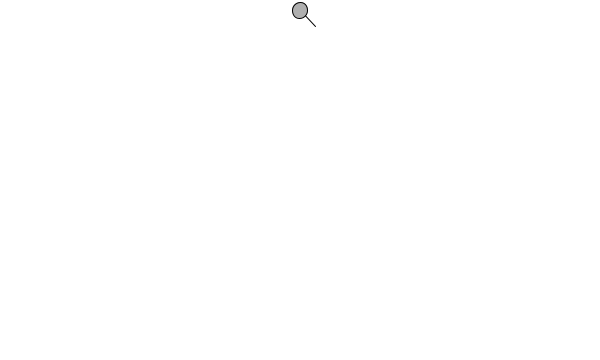
Frame 1 (no input)
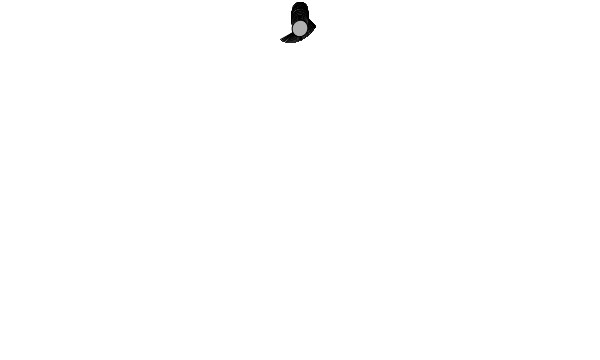
Frame 60 (the mouse pressed at the canvas centre just before this capture)
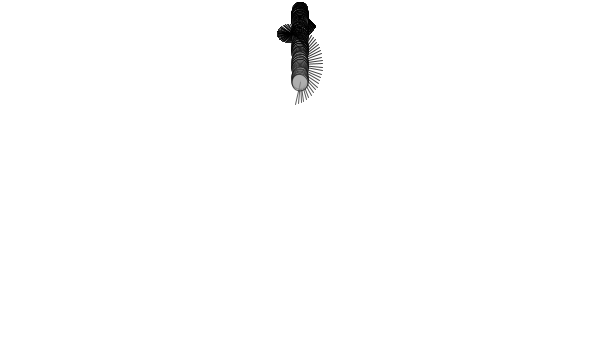
Frame 120 (the mouse held since frame 60 and released just before this capture)

The Processing sketch that drew these frames (run headless with seeded random() and noise(); from frame 60 on, the mouse is pressed at the canvas centre):

// Processing sketch: sketch_4_1_SingleParticle_with_AngularMotion
// ── sketch_4_1_SingleParticle_with_AngularMotion.pde
class Particle{
 
  PVector location;
  PVector velocity;
  PVector acceleration;
  float lifespan;
  
  float angle;
  float aVelocity;
  float aAcceleration;
  
  
  Particle(PVector l){
   
    location = l.copy();
    velocity = new PVector(0,0);
    acceleration = new PVector(0,0);
    lifespan = 400;
    
    angle = 0;
    aVelocity = 0;
    aAcceleration = 0;
    
    
  }
  
  boolean isDead(){
  
    if (lifespan < 0.0){
     return true; 
    }
    else{
      return false;
    }
  
  }
  
  void update(){
   velocity.add(acceleration);
   location.add(velocity); 
   lifespan -=2;
   
   aAcceleration = acceleration.mag() / 10;
   aVelocity += aAcceleration;
   angle += aVelocity;
   

    acceleration.mult(0);
  }
  
  void display(){
   stroke(0,lifespan);
   fill(175,lifespan);
   
   pushMatrix();
   translate(location.x, location.y);
   rotate(angle);
   line(0,0,16,16);
   ellipse(0,0,16,16);
   popMatrix();
  }
  
  void applyForce(PVector force){
    acceleration.add(force);
    
  }
  
  void checkEdges(){
   if (location.x > width){
     location.x = width;
     velocity.x *= -1;
   }
   else if(location.x < 0){
     location.x = 0;
     velocity.x *= -1;
   }
   
   if (location.y > height){
     location.y = height;
     velocity.y *= -1;
   }
   else if(location.y < 0){
     location.y = 0;
     velocity.y *= -1;
   }
  }
}




Particle p;
PVector gravity;

void setup(){
  size(600,360);
  p = new Particle(new PVector(width/2,10));
  gravity = new PVector(0,0.01);
  background(255);
}


void draw(){
 
  
  

  p.applyForce(gravity);
  p.update();
  p.checkEdges();
  p.display();

}
